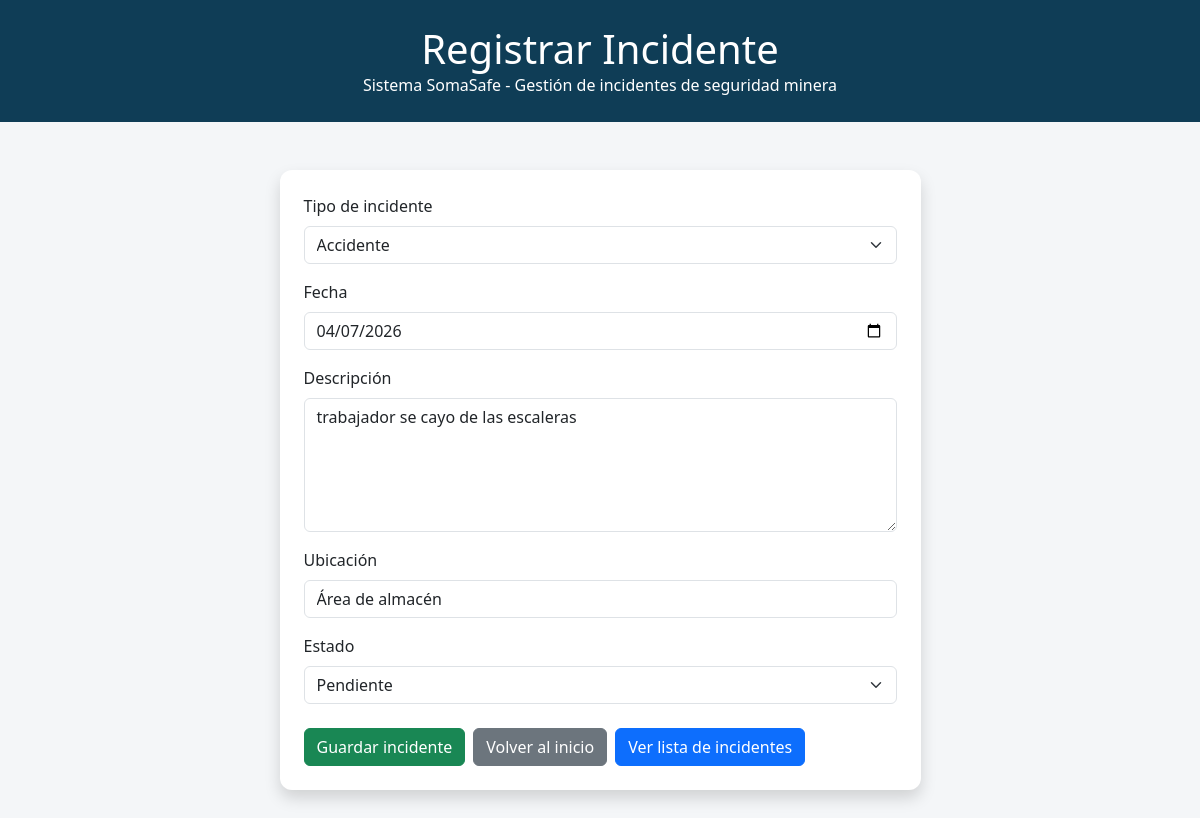
The page /editar/4/ on the database its author committed.
### incidentes/models.py (models this page shows)
class Incidente(models.Model):
    TIPOS_INCIDENTE = [
        ('accidente', 'Accidente'),
        ('casi_accidente', 'Casi accidente'),
        ('condicion_insegura', 'Condición insegura'),
    ]
    ESTADOS = [
        ('pendiente', 'Pendiente'),
        ('en_proceso', 'En proceso'),
        ('resuelto', 'Resuelto'),
    ]
    tipo = models.CharField(max_length=20, choices=TIPOS_INCIDENTE)
    fecha = models.DateField()
    descripcion = models.TextField()
    ubicacion = models.CharField(max_length=150)
    estado = models.CharField(max_length=20, choices=ESTADOS, default='pendiente')
    creado_en = models.DateTimeField(auto_now_add=True)

### incidentes/views.py (the view)
# urls.py: path('editar/<int:id>/', views.editar_incidente, name='editar_incidente'),
def editar_incidente(request, id):
    incidente = get_object_or_404(Incidente, id=id)
    if request.method == 'POST':
        form = IncidenteForm(request.POST, instance=incidente)
        if form.is_valid():
            form.save()
            return redirect('lista_incidentes')
    else:
        form = IncidenteForm(instance=incidente)
    return render(request, 'registrar_incidente.html', {'form': form})

### incidentes/forms.py
class IncidenteForm(forms.ModelForm):
    class Meta:
        model = Incidente
        fields = ['tipo', 'fecha', 'descripcion', 'ubicacion', 'estado']
        widgets = {
            'tipo': forms.Select(attrs={'class': 'form-select'}),
            'fecha': forms.DateInput(attrs={'class': 'form-control', 'type': 'date'}),
            'descripcion': forms.Textarea(attrs={'class': 'form-control', 'rows': 5}),
            'ubicacion': forms.TextInput(attrs={'class': 'form-control'}),
            'estado': forms.Select(attrs={'class': 'form-select'}),
        }
        labels = {
            'tipo': 'Tipo de incidente',
            'fecha': 'Fecha',
            'descripcion': 'Descripción',
            'ubicacion': 'Ubicación',
            'estado': 'Estado',
        }

### incidentes/templates/registrar_incidente.html (shortened to what this page needs)
<!doctype html>
<html lang="es">
  <head>
    <link
      href="https://cdn.jsdelivr.net/npm/bootstrap@5.3.0/dist/css/bootstrap.min.css"
      rel="stylesheet" />
  </head>
  <body>
    <div class="header">
      <h1 class="mb-0">Registrar Incidente</h1>
      <p class="mb-0">
        Sistema SomaSafe - Gestión de incidentes de seguridad minera
      </p>
    </div>
    <div class="container mt-5 mb-5">
      <div class="row justify-content-center">
        <div class="col-md-8 col-lg-7">
          <div class="card shadow card-custom">
            <div class="card-body p-4">
              <form method="post">
                <div class="mb-3">
                  <label class="form-label">{{ form.tipo.label }}</label>
                  {{ form.tipo }}
                </div>
                <div class="mb-3">
                  <label class="form-label">{{ form.fecha.label }}</label>
                  {{ form.fecha }}
                </div>
                <div class="mb-3">
                  <label class="form-label">{{ form.descripcion.label }}</label>
                  {{ form.descripcion }}
                </div>
                <div class="mb-3">
                  <label class="form-label">{{ form.ubicacion.label }}</label>
                  {{ form.ubicacion }}
                </div>
                <div class="mb-4">
                  <label class="form-label">{{ form.estado.label }}</label>
                  {{ form.estado }}
                </div>
                <div class="d-flex gap-2 flex-wrap">
                  <button type="submit" class="btn btn-success">
                    Guardar incidente
                  </button>
                  <a href="/" class="btn btn-secondary">Volver al inicio</a>
                  <a href="/incidentes/" class="btn btn-primary"
                    >Ver lista de incidentes</a
                  >
                </div>
              </form>
            </div>
          </div>
        </div>
      </div>
    </div>
  </body>
</html>

### incidentes/templates/registrar_incidente.html (style rules this page uses)
body { background-color: #f4f6f8; }
.header { background-color: #0f3d56; color: white; padding: 25px; text-align: center; }
.card-custom { border: none; border-radius: 12px; }

### rows shown on the page
Incidente: tipo "Accidente", fecha "04/07/2026", descripcion "trabajador se cayo de las escaleras", ubicacion "Área de almacén", estado "Pendiente"
